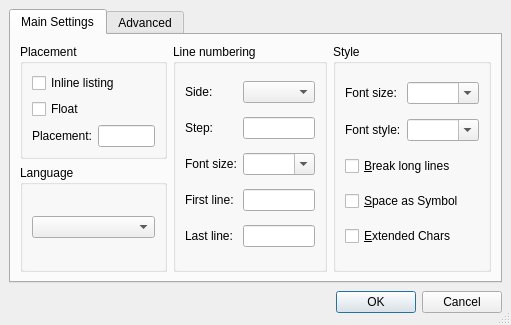
<ui version="4.0" >
 <class>QListingsUi</class>
 <widget class="QDialog" name="QListingsUi" >
  <property name="windowModality" >
   <enum>Qt::ApplicationModal</enum>
  </property>
  <property name="geometry" >
   <rect>
    <x>0</x>
    <y>0</y>
    <width>511</width>
    <height>325</height>
   </rect>
  </property>
  <property name="windowTitle" >
   <string>Listing</string>
  </property>
  <property name="sizeGripEnabled" >
   <bool>true</bool>
  </property>
  <layout class="QGridLayout" >
   <property name="margin" >
    <number>9</number>
   </property>
   <property name="spacing" >
    <number>6</number>
   </property>
   <item row="0" column="0" >
    <widget class="QTabWidget" name="listingsTW" >
     <property name="currentIndex" >
      <number>0</number>
     </property>
     <widget class="QWidget" name="tab" >
      <attribute name="title" >
       <string>Main Settings</string>
      </attribute>
      <layout class="QGridLayout" >
       <property name="margin" >
        <number>9</number>
       </property>
       <property name="spacing" >
        <number>6</number>
       </property>
       <item rowspan="2" row="0" column="2" >
        <widget class="QGroupBox" name="basicstyleGB" >
         <property name="title" >
          <string>Style</string>
         </property>
         <layout class="QGridLayout" >
          <property name="margin" >
           <number>9</number>
          </property>
          <property name="spacing" >
           <number>6</number>
          </property>
          <item row="2" column="0" colspan="2" >
           <widget class="QCheckBox" name="breaklinesCB" >
            <property name="toolTip" >
             <string>Breaking lines longer than the linewidth</string>
            </property>
            <property name="text" >
             <string>&amp;Break long lines</string>
            </property>
            <property name="shortcut" >
             <number>276824130</number>
            </property>
           </widget>
          </item>
          <item row="3" column="0" colspan="2" >
           <widget class="QCheckBox" name="spaceCB" >
            <property name="toolTip" >
             <string>Insert a special symbol for a space</string>
            </property>
            <property name="text" >
             <string>&amp;Space as Symbol</string>
            </property>
            <property name="shortcut" >
             <number>276824147</number>
            </property>
           </widget>
          </item>
          <item row="4" column="0" colspan="2" >
           <widget class="QCheckBox" name="extendedcharsCB" >
            <property name="enabled" >
             <bool>true</bool>
            </property>
            <property name="toolTip" >
             <string>Use extended character table</string>
            </property>
            <property name="text" >
             <string>&amp;Extended Chars</string>
            </property>
            <property name="shortcut" >
             <number>276824133</number>
            </property>
           </widget>
          </item>
          <item row="1" column="0" >
           <widget class="QLabel" name="fontstyle_label_3" >
            <property name="text" >
             <string>Font style:</string>
            </property>
            <property name="wordWrap" >
             <bool>false</bool>
            </property>
            <property name="buddy" >
             <cstring>fontstyleCO</cstring>
            </property>
           </widget>
          </item>
          <item row="1" column="1" >
           <widget class="QComboBox" name="fontstyleCO" >
            <property name="sizePolicy" >
             <sizepolicy>
              <hsizetype>7</hsizetype>
              <vsizetype>0</vsizetype>
              <horstretch>0</horstretch>
              <verstretch>0</verstretch>
             </sizepolicy>
            </property>
            <property name="toolTip" >
             <string>Choose the Font Style</string>
            </property>
            <property name="editable" >
             <bool>true</bool>
            </property>
            <property name="autoCompletion" >
             <bool>true</bool>
            </property>
            <property name="duplicatesEnabled" >
             <bool>false</bool>
            </property>
           </widget>
          </item>
          <item row="0" column="0" >
           <widget class="QLabel" name="fontsize_label_3" >
            <property name="text" >
             <string>Font size:</string>
            </property>
            <property name="wordWrap" >
             <bool>false</bool>
            </property>
            <property name="buddy" >
             <cstring>fontsizeCO</cstring>
            </property>
           </widget>
          </item>
          <item row="0" column="1" >
           <widget class="QComboBox" name="fontsizeCO" >
            <property name="sizePolicy" >
             <sizepolicy>
              <hsizetype>7</hsizetype>
              <vsizetype>0</vsizetype>
              <horstretch>0</horstretch>
              <verstretch>0</verstretch>
             </sizepolicy>
            </property>
            <property name="toolTip" >
             <string>Choose the Font Size</string>
            </property>
            <property name="editable" >
             <bool>true</bool>
            </property>
            <property name="autoCompletion" >
             <bool>true</bool>
            </property>
            <property name="duplicatesEnabled" >
             <bool>false</bool>
            </property>
           </widget>
          </item>
         </layout>
        </widget>
       </item>
       <item row="1" column="0" >
        <widget class="QGroupBox" name="groupBox" >
         <property name="title" >
          <string>Language</string>
         </property>
         <layout class="QGridLayout" >
          <property name="margin" >
           <number>9</number>
          </property>
          <property name="spacing" >
           <number>6</number>
          </property>
          <item row="0" column="0" >
           <widget class="QComboBox" name="languageCO" />
          </item>
         </layout>
        </widget>
       </item>
       <item row="0" column="0" >
        <widget class="QGroupBox" name="groupBox_2" >
         <property name="title" >
          <string>Placement</string>
         </property>
         <layout class="QGridLayout" >
          <property name="margin" >
           <number>9</number>
          </property>
          <property name="spacing" >
           <number>6</number>
          </property>
          <item row="2" column="1" >
           <widget class="QLineEdit" name="placementLE" />
          </item>
          <item row="2" column="0" >
           <widget class="QLabel" name="captionL_5" >
            <property name="text" >
             <string>Placement:</string>
            </property>
            <property name="wordWrap" >
             <bool>false</bool>
            </property>
           </widget>
          </item>
          <item row="1" column="0" colspan="2" >
           <widget class="QCheckBox" name="floatCB" >
            <property name="text" >
             <string>Float</string>
            </property>
           </widget>
          </item>
          <item row="0" column="0" colspan="2" >
           <widget class="QCheckBox" name="inlineCB" >
            <property name="text" >
             <string>Inline listing</string>
            </property>
           </widget>
          </item>
         </layout>
        </widget>
       </item>
       <item rowspan="2" row="0" column="1" >
        <widget class="QGroupBox" name="numberstyleGB" >
         <property name="title" >
          <string>Line numbering</string>
         </property>
         <layout class="QGridLayout" >
          <property name="margin" >
           <number>9</number>
          </property>
          <property name="spacing" >
           <number>6</number>
          </property>
          <item row="4" column="0" >
           <widget class="QLabel" name="numberfontsizeL_2" >
            <property name="text" >
             <string>Last line:</string>
            </property>
            <property name="wordWrap" >
             <bool>false</bool>
            </property>
            <property name="buddy" >
             <cstring>numberFontSizeCO</cstring>
            </property>
           </widget>
          </item>
          <item row="3" column="0" >
           <widget class="QLabel" name="numberfontsizeL_3" >
            <property name="text" >
             <string>First line:</string>
            </property>
            <property name="wordWrap" >
             <bool>false</bool>
            </property>
            <property name="buddy" >
             <cstring>numberFontSizeCO</cstring>
            </property>
           </widget>
          </item>
          <item row="0" column="0" >
           <widget class="QLabel" name="label" >
            <property name="text" >
             <string>Side: </string>
            </property>
           </widget>
          </item>
          <item row="0" column="1" >
           <widget class="QComboBox" name="numberSideCO" />
          </item>
          <item row="2" column="1" >
           <widget class="QComboBox" name="numberFontSizeCO" >
            <property name="sizePolicy" >
             <sizepolicy>
              <hsizetype>7</hsizetype>
              <vsizetype>0</vsizetype>
              <horstretch>0</horstretch>
              <verstretch>0</verstretch>
             </sizepolicy>
            </property>
            <property name="toolTip" >
             <string>Choose the Font Size</string>
            </property>
            <property name="editable" >
             <bool>true</bool>
            </property>
            <property name="autoCompletion" >
             <bool>true</bool>
            </property>
            <property name="duplicatesEnabled" >
             <bool>false</bool>
            </property>
           </widget>
          </item>
          <item row="2" column="0" >
           <widget class="QLabel" name="numberfontsizeL" >
            <property name="text" >
             <string>Font size:</string>
            </property>
            <property name="wordWrap" >
             <bool>false</bool>
            </property>
            <property name="buddy" >
             <cstring>numberFontSizeCO</cstring>
            </property>
           </widget>
          </item>
          <item row="1" column="0" >
           <widget class="QLabel" name="stepnumberL" >
            <property name="toolTip" >
             <string>File name of image</string>
            </property>
            <property name="text" >
             <string>Step:</string>
            </property>
            <property name="wordWrap" >
             <bool>false</bool>
            </property>
            <property name="buddy" >
             <cstring>numberStepLE</cstring>
            </property>
           </widget>
          </item>
          <item row="1" column="1" >
           <widget class="QLineEdit" name="numberStepLE" >
            <property name="toolTip" >
             <string>Differenz between two numbered lines</string>
            </property>
            <property name="text" >
             <string/>
            </property>
            <property name="alignment" >
             <set>Qt::AlignLeading</set>
            </property>
           </widget>
          </item>
          <item row="3" column="1" >
           <widget class="QLineEdit" name="firstlineLE" >
            <property name="toolTip" >
             <string>Differenz between two numbered lines</string>
            </property>
            <property name="text" >
             <string/>
            </property>
            <property name="alignment" >
             <set>Qt::AlignLeading</set>
            </property>
           </widget>
          </item>
          <item row="4" column="1" >
           <widget class="QLineEdit" name="lastlineLE" >
            <property name="toolTip" >
             <string>Differenz between two numbered lines</string>
            </property>
            <property name="text" >
             <string/>
            </property>
            <property name="alignment" >
             <set>Qt::AlignLeading</set>
            </property>
           </widget>
          </item>
         </layout>
        </widget>
       </item>
      </layout>
     </widget>
     <widget class="QWidget" name="tab_2" >
      <attribute name="title" >
       <string>Advanced</string>
      </attribute>
      <layout class="QGridLayout" >
       <property name="margin" >
        <number>9</number>
       </property>
       <property name="spacing" >
        <number>6</number>
       </property>
       <item row="0" column="0" >
        <widget class="QGroupBox" name="listingsGB" >
         <property name="sizePolicy" >
          <sizepolicy>
           <hsizetype>7</hsizetype>
           <vsizetype>7</vsizetype>
           <horstretch>0</horstretch>
           <verstretch>0</verstretch>
          </sizepolicy>
         </property>
         <property name="title" >
          <string>More Parameters</string>
         </property>
         <layout class="QVBoxLayout" >
          <property name="margin" >
           <number>9</number>
          </property>
          <property name="spacing" >
           <number>6</number>
          </property>
          <item>
           <widget class="QSplitter" name="splitter" >
            <property name="orientation" >
             <enum>Qt::Horizontal</enum>
            </property>
            <widget class="QTextBrowser" name="listingsTB" >
             <property name="maximumSize" >
              <size>
               <width>16777215</width>
               <height>16777215</height>
              </size>
             </property>
             <property name="cursor" >
              <cursor>0</cursor>
             </property>
             <property name="acceptDrops" >
              <bool>false</bool>
             </property>
             <property name="frameShape" >
              <enum>QFrame::NoFrame</enum>
             </property>
             <property name="frameShadow" >
              <enum>QFrame::Plain</enum>
             </property>
             <property name="lineWidth" >
              <number>0</number>
             </property>
             <property name="acceptRichText" >
              <bool>false</bool>
             </property>
            </widget>
            <widget class="QTextEdit" name="listingsED" />
           </widget>
          </item>
         </layout>
        </widget>
       </item>
      </layout>
     </widget>
    </widget>
   </item>
   <item row="1" column="0" >
    <layout class="QHBoxLayout" >
     <property name="margin" >
      <number>0</number>
     </property>
     <property name="spacing" >
      <number>6</number>
     </property>
     <item>
      <spacer>
       <property name="orientation" >
        <enum>Qt::Horizontal</enum>
       </property>
       <property name="sizeType" >
        <enum>QSizePolicy::Expanding</enum>
       </property>
       <property name="sizeHint" >
        <size>
         <width>101</width>
         <height>27</height>
        </size>
       </property>
      </spacer>
     </item>
     <item>
      <widget class="QPushButton" name="okPB" >
       <property name="text" >
        <string>OK</string>
       </property>
       <property name="default" >
        <bool>true</bool>
       </property>
      </widget>
     </item>
     <item>
      <widget class="QPushButton" name="closePB" >
       <property name="text" >
        <string>Cancel</string>
       </property>
      </widget>
     </item>
    </layout>
   </item>
  </layout>
 </widget>
 <tabstops>
  <tabstop>okPB</tabstop>
  <tabstop>closePB</tabstop>
  <tabstop>listingsTW</tabstop>
  <tabstop>inlineCB</tabstop>
  <tabstop>floatCB</tabstop>
  <tabstop>placementLE</tabstop>
  <tabstop>languageCO</tabstop>
  <tabstop>numberSideCO</tabstop>
  <tabstop>numberStepLE</tabstop>
  <tabstop>numberFontSizeCO</tabstop>
  <tabstop>firstlineLE</tabstop>
  <tabstop>lastlineLE</tabstop>
  <tabstop>fontsizeCO</tabstop>
  <tabstop>fontstyleCO</tabstop>
  <tabstop>breaklinesCB</tabstop>
  <tabstop>spaceCB</tabstop>
  <tabstop>extendedcharsCB</tabstop>
  <tabstop>listingsTB</tabstop>
  <tabstop>listingsED</tabstop>
 </tabstops>
 <includes>
  <include location="local" >qt_helpers.h</include>
 </includes>
 <resources/>
 <connections/>
</ui>
